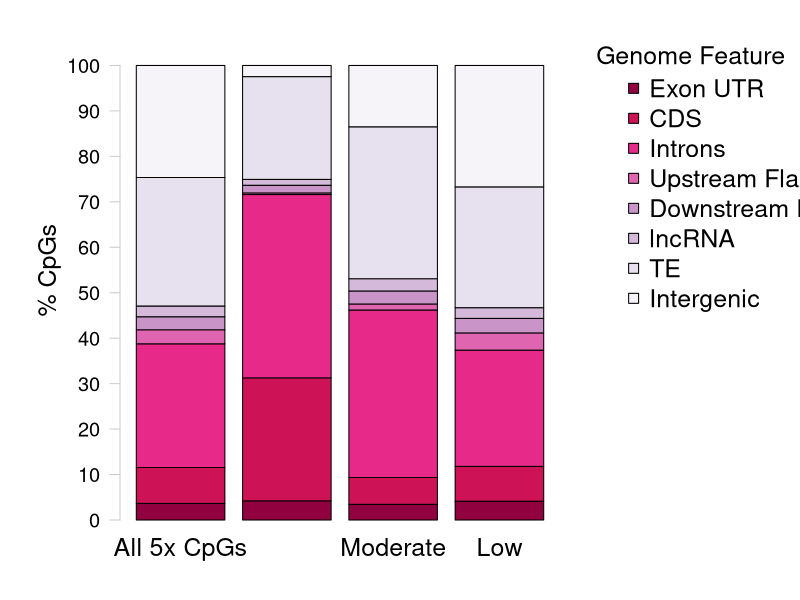

Generate this figure with R:
## ---- chunk 1
knitr::opts_chunk$set(echo = TRUE)
knitr::opts_knit$set(root.dir = "/Users/yaamini/Documents/project-oyster-oa/analyses/Haws_06-methylation-landscape/") #Set root directory
## ---- chunk 2
#Packages for visualization

#install.packages("dichromat")
#install.packages("broom")

require(dichromat)
require(broom)
## ---- chunk 3
sessionInfo()
## ---- chunk 4
plotColors <- rev(RColorBrewer::brewer.pal(8, "PuRd")) #Create a color palette for the barplots. Use 5 purple shades from RColorBrewer. Reverse the order so the darkest shade is used first.
## ---- chunk 5
exonUTROverlaps <- read.table("zr3644_5x-exonUTR-counts.txt", header = FALSE, col.names = c("counts", "filename")) #Import file with all file overlaps
exonUTROverlaps <- exonUTROverlaps[73:75,] #Retain final rows
head(exonUTROverlaps) #Confirm import
## ---- chunk 6
CDSOverlaps <- read.table("zr3644_5x-CDS-counts.txt", header = FALSE, col.names = c("counts", "filename")) #Import file with all file overlaps
CDSOverlaps <- CDSOverlaps[73:75,] #Retain final rows
head(CDSOverlaps) #Confirm import
## ---- chunk 7
intronOverlaps <- read.table("zr3644_5x-intron-counts.txt", header = FALSE, col.names = c("counts", "filename")) #Import file with all file overlaps
intronOverlaps <- intronOverlaps[73:75,] #Retain final rows
head(intronOverlaps) #Confirm import
## ---- chunk 8
upstreamOverlaps <- read.table("zr3644_5x-upstreamFlanks-counts.txt", header = FALSE, col.names = c("counts", "filename")) #Import file with all file overlaps
upstreamOverlaps <- upstreamOverlaps[73:75,] #Retain final rows
head(upstreamOverlaps) #Confirm import
## ---- chunk 9
downstreamOverlaps <- read.table("zr3644_5x-downstreamFlanks-counts.txt", header = FALSE, col.names = c("counts", "filename")) #Import file with all file overlaps
downstreamOverlaps <- downstreamOverlaps[73:75,] #Retain final rows
head(downstreamOverlaps) #Confirm import
## ---- chunk 10
lncRNAOverlaps <- read.table("zr3644_5x-lncRNA-counts.txt", header = FALSE, col.names = c("counts", "filename")) #Import file with all file overlaps
lncRNAOverlaps <- lncRNAOverlaps[73:75,] #Retain final rows
head(lncRNAOverlaps) #Confirm import
## ---- chunk 11
TEOverlaps <- read.table("zr3644_5x-TE-counts.txt", header = FALSE, col.names = c("counts", "filename")) #Import file with all file overlaps
TEOverlaps <- TEOverlaps[73:75,] #Retain final rows
head(TEOverlaps) #Confirm import
## ---- chunk 12
intergenicOverlaps <- read.table("zr3644_5x-intergenic-counts.txt", header = FALSE, col.names = c("counts", "filename")) #Import file with all file overlaps
intergenicOverlaps <- intergenicOverlaps[73:75,] #Retain final rows
head(intergenicOverlaps) #Confirm import
## ---- chunk 13
cpgFeatureOverlaps <- cbind(exonUTROverlaps,
                            CDSOverlaps,
                            intronOverlaps,
                            upstreamOverlaps,
                            downstreamOverlaps,
                            lncRNAOverlaps,
                            TEOverlaps,
                            intergenicOverlaps) #Combine information from all genome features
rownames(cpgFeatureOverlaps) <- c("Meth", "sparseMeth", "unMeth") #Assign row names
ncol(cpgFeatureOverlaps) #Count columns
cpgFeatureOverlaps <- cpgFeatureOverlaps[,seq(1, 16, 2)] #Keep odd-numbered columns (counts)
colnames(cpgFeatureOverlaps) <- c("exonUTR", "CDS", "intron", "upstream", "downstream", "lncRNA", "TE", "intergenic") #Add column names
head(cpgFeatureOverlaps) #Confirm formatting
## ---- chunk 14
cpgFeatureOverlaps <- as.data.frame(t(cpgFeatureOverlaps)) #Transpose so column names are row names
cpgFeatureOverlaps$allCpGs <- c(700167, 1516641, 5221932, 592834, 549787, 454393, 5424483, 4730728) #Add CpG motif overlap information
cpgFeatureOverlaps <- cpgFeatureOverlaps[,c(4, 1:3)] #Reorganize columns
head(cpgFeatureOverlaps) #Confirm formatting
## ---- chunk 15
write.csv(cpgFeatureOverlaps, "CpG-feature-overlaps.csv", quote = FALSE, row.names = TRUE) #Save data
## ---- chunk 16
cpgLocationStatTest <- data.frame(t(cpgFeatureOverlaps)) #Transpose for statistical testing
cpgLocationStatTest <- cpgLocationStatTest[1:2,] #keep only allCpGs and Meth data
head(cpgLocationStatTest) #Confirm formatting
## ---- chunk 17
CpGLocationAllMeth <- data.frame() #Create empty dataframe to store chi-squared results
for(i in 1:ncol(cpgLocationStatTest)) { #For each genome feature
  AllFeature <- cpgLocationStatTest[1,i] #Variable for # genome feature overlaps for genomic CpGs with data
  MethFeature <- cpgLocationStatTest[2,i] #Variable for # genome feature overlaps for methylated CpGs
  AllNotFeature <- sum(cpgLocationStatTest[1,-i]) #Variable for # other CpG types for genomic CpGs with data
  MethNotFeature <- sum(cpgLocationStatTest[2,-i]) #Variable for # other CpG types for methylated CpGs
  ct <- matrix(c(AllFeature, MethFeature, AllNotFeature, MethNotFeature), ncol = 2) #Create contingency table
  colnames(ct) <- c(as.character(colnames(cpgLocationStatTest[i])), paste0("Not", colnames(cpgLocationStatTest[i]))) #Assign column names: type, not type
  rownames(ct) <- c(as.character(row.names(cpgLocationStatTest)[c(1,2)])) #Assign row names: genomic CpGs with data, methylated CpGs
  print(ct) #Confirm table is correct
  ctResults <- data.frame(broom::tidy(chisq.test(ct))) #Create dataframe storing chi-sq stats results. Use broom::tidy to extract results from test output
  ctResults$GenomeFeature <- as.character(colnames(cpgLocationStatTest)[i]) #Add CpG type to results
  CpGLocationAllMeth <- rbind(CpGLocationAllMeth, ctResults) #Add test statistics to master table
}
## ---- chunk 18
head(CpGLocationAllMeth)
## ---- chunk 19
CpGLocationAllMeth$p.adj <- p.adjust(CpGLocationAllMeth$p.value, method = "fdr") #Correct p-value using FDR
range(CpGLocationAllMeth$p.adj) #Look at range of p-values
head(CpGLocationAllMeth) #Confirm changes
## ---- chunk 20
write.csv(CpGLocationAllMeth, "CpG-location-statResults.txt", quote = FALSE, row.names = TRUE) #Save statistical output
## ---- chunk 21
head(cpgFeatureOverlaps)
## ---- chunk 22
cpgFeatureOverlapsPercents <- cpgFeatureOverlaps #Duplicate dataframe
for (i in 1:length(cpgFeatureOverlaps)) {
  cpgFeatureOverlapsPercents[,i] <- (cpgFeatureOverlapsPercents[,i] / (sum(cpgFeatureOverlapsPercents[,i]))) * 100
} #Divide every entry by sum of the column and multiply by 100 to get percentages. Do not include gene information
head(cpgFeatureOverlapsPercents) #Check calculations
## ---- chunk 23
#pdf("figures/CpG-feature-overlaps.pdf", width = 11, height = 8.5)

par(mar = c(1,5,0,1), oma = c(3, 1, 1, 11)) #Change figure boundaries

barplot(t(t(cpgFeatureOverlapsPercents[,c(1:4)])), 
        col= plotColors, 
        axes = FALSE, 
        names.arg = c("All 5x CpGs", "High", "Moderate", "Low"), cex.names = 1.5,
        ylim = c(0, 110)) #Create base plot. Everything should be white. Do not plot axes. Include sequencing type as labels and set size. Set y-axis specs. 

axis(side = 2, at = seq(0, 100, by = 10), las = 2, col = "grey80", cex.axis = 1.2) #Add y-axis
mtext(side = 2, "% CpGs", line = 3, cex = 1.5) #Add y-axis label

par(fig = c(0, 1, 0, 1), oma = c(0, 0, 0, 0), mar = c(0, 0, 0, 0), new = TRUE) #Create new plot
plot(0, 0, type = "n", bty = "n", xaxt = "n", yaxt = "n") #Add new plot on top of current plot
legend(x = 0.57, y = 0.87, 
       xpd = TRUE,
       legend = c("Exon UTR", 
                  "CDS", 
                  "Introns", 
                  "Upstream Flank", 
                  "Downstream Flank", 
                  "lncRNA", 
                  "TE", 
                  "Intergenic"),
       pch = 22, 
        col = "black", 
        pt.bg = plotColors,
       bty = "n",
       cex = 1.5, 
       x.intersp = 0.7, xjust = 0) #Place a legend in the top right of the figure with no box
text("Genome Feature", x = 0.785, y = 0.879, cex = 1.5) #Add legend title that is aligned with legend

#dev.off()
## ---- chunk 24
save.image("../../project-oyster-oa.RData") #Save RData
